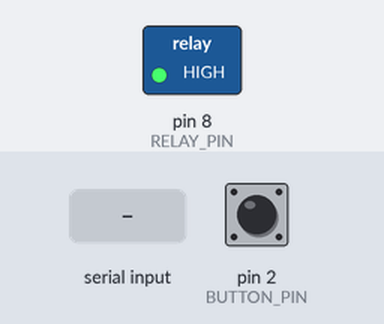
Recording of a sketch running on a simulated Arduino Uno, built with avr-gcc and run on an emulated ATmega328P. Shown: switched loads named in the sketch (green lamp = pin HIGH). The test bench sets the inputs (shaded band); at power-on: pin 2 (BUTTON_PIN) HIGH. What the sketch prints to the serial monitor is not drawn.

Above: at 1.2 s.
1.3 s: "on\n" received over Serial
At 1.6 s:
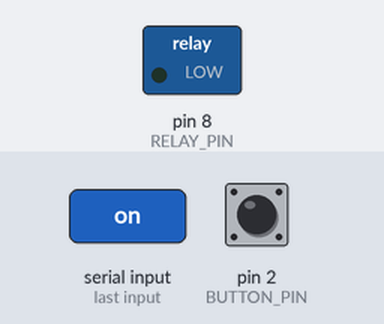
2.8 s: "off\n" received over Serial
At 4.0 s:
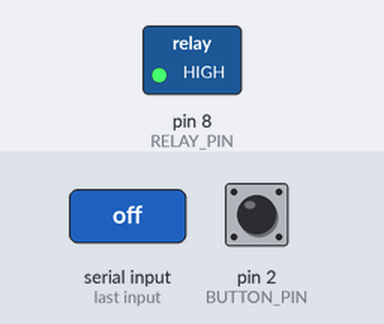
4.3 s: "toggle\n" received over Serial
At 5.2 s:
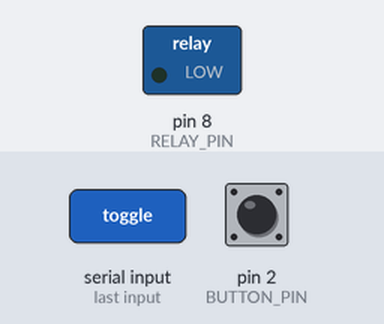
Timing chart, 0 to 7.3 s (numbered marks = the images above; inputs shaded):
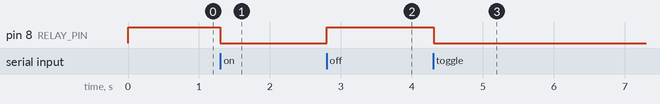

The sketch:

_____.ino
```cpp
/*
 * 实验名称：继电器控制
 * 实验目的：学习使用继电器控制高压/大电流设备
 *
 * 硬件连接：
 *   继电器模块：
 *     VCC → 5V
 *     GND → GND
 *     IN  → D8（低电平触发）或 D8（高电平触发，看模块类型）
 *
 * ⚠️ 安全警告：
 *   - 继电器可以控制 220V 交流电，操作时务必注意安全！
 *   - 高压接线必须由专业人员操作
 *   - 实验时建议只控制低压设备（如 LED 灯带、小风扇）
 *
 * 知识点：
 *   - 继电器：电磁开关，用小电流控制大电流
 *   - 常开（NO）：默认断开，线圈通电后闭合
 *   - 常闭（NC）：默认闭合，线圈通电后断开
 */

const int RELAY_PIN = 8;
const int BUTTON_PIN = 2;

// 继电器触发方式（根据模块类型修改）
// 低电平触发：RELAY_ON = LOW, RELAY_OFF = HIGH
// 高电平触发：RELAY_ON = HIGH, RELAY_OFF = LOW
const int RELAY_ON  = LOW;
const int RELAY_OFF = HIGH;

bool relayState = false;
int lastButtonState = HIGH;
unsigned long lastDebounceTime = 0;

void setup() {
  pinMode(RELAY_PIN, OUTPUT);
  pinMode(BUTTON_PIN, INPUT_PULLUP);

  // 初始关闭继电器
  digitalWrite(RELAY_PIN, RELAY_OFF);

  Serial.begin(9600);
  Serial.println("继电器控制实验");
  Serial.println("按键切换继电器状态");
  Serial.println("串口输入 'on'/'off' 控制");
}

void loop() {
  // 按键控制
  int reading = digitalRead(BUTTON_PIN);
  if (reading != lastButtonState) {
    lastDebounceTime = millis();
  }
  if ((millis() - lastDebounceTime) > 50) {
    if (reading == LOW && lastButtonState == HIGH) {
      toggleRelay();
    }
  }
  lastButtonState = reading;

  // 串口控制
  if (Serial.available() > 0) {
    String cmd = Serial.readStringUntil('\n');
    cmd.trim();
    cmd.toLowerCase();

    if (cmd == "on") {
      setRelay(true);
    } else if (cmd == "off") {
      setRelay(false);
    } else if (cmd == "toggle") {
      toggleRelay();
    } else if (cmd == "status") {
      Serial.print("继电器状态: ");
      Serial.println(relayState ? "ON（闭合）" : "OFF（断开）");
    }
  }
}

void setRelay(bool state) {
  relayState = state;
  digitalWrite(RELAY_PIN, state ? RELAY_ON : RELAY_OFF);
  Serial.print("继电器: ");
  Serial.println(state ? "ON（闭合）" : "OFF（断开）");
}

void toggleRelay() {
  setRelay(!relayState);
}
```

Measured:
- after the input at 1.3 s, pin 8 (RELAY_PIN): HIGH → LOW at once
- after the input at 2.8 s, pin 8 (RELAY_PIN): LOW → HIGH at once
- after the input at 4.3 s, pin 8 (RELAY_PIN): HIGH → LOW at once
